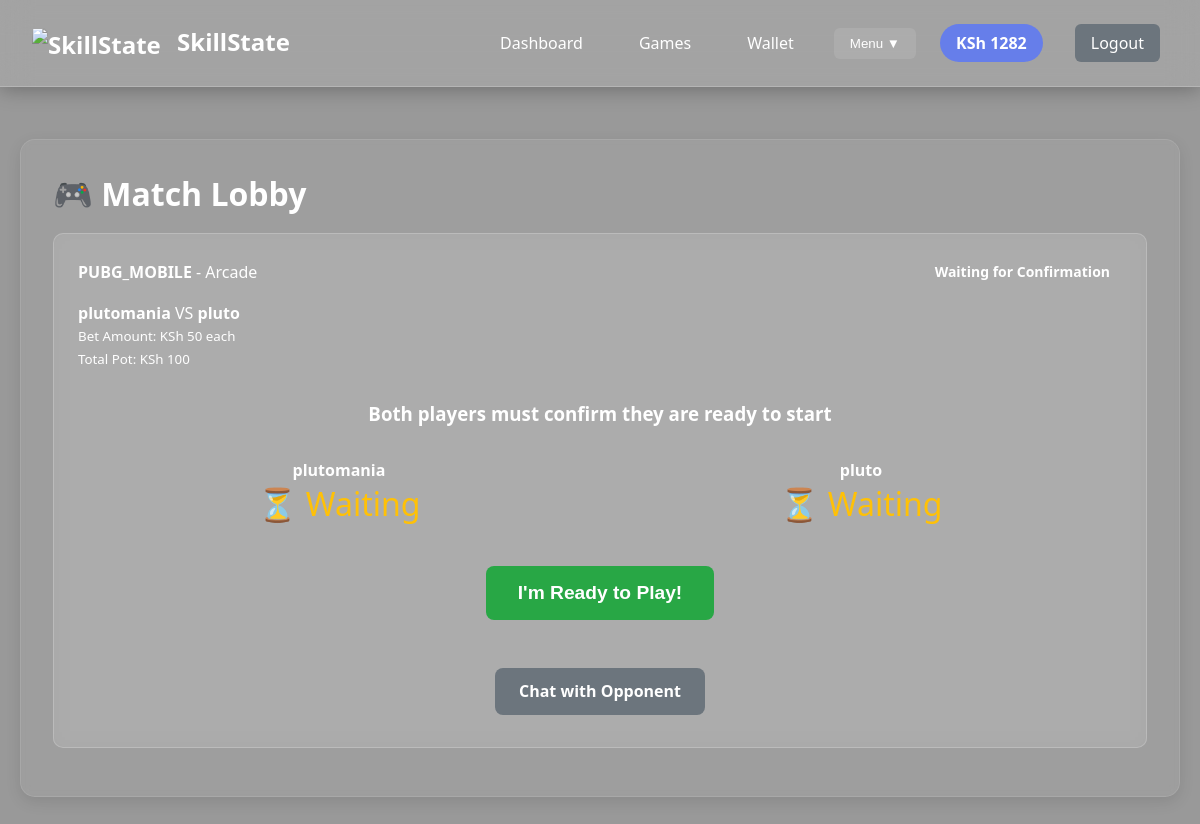
The app's page /match_lobby/2 (signed in) with its own data.
### tables this page shows
CREATE TABLE matches (
        id INTEGER PRIMARY KEY AUTOINCREMENT,
        game TEXT NOT NULL,
        player1_id INTEGER,
        player2_id INTEGER,
        bet_amount REAL NOT NULL,
        total_pot REAL NOT NULL,
        winner_id INTEGER,
        status TEXT DEFAULT 'pending',
        game_mode TEXT,
        created_at TIMESTAMP DEFAULT CURRENT_TIMESTAMP, lobby_code TEXT,
        FOREIGN KEY (player1_id) REFERENCES users (id),
        FOREIGN KEY (player2_id) REFERENCES users (id),
        FOREIGN KEY (winner_id) REFERENCES users (id)
    );

CREATE TABLE users (
        id INTEGER PRIMARY KEY AUTOINCREMENT,
        username TEXT UNIQUE NOT NULL,
        email TEXT UNIQUE NOT NULL,
        password TEXT NOT NULL,
        balance REAL DEFAULT 0.0,
        wins INTEGER DEFAULT 0,
        losses INTEGER DEFAULT 0,
        total_earnings REAL DEFAULT 0.0,
        created_at TIMESTAMP DEFAULT CURRENT_TIMESTAMP
    , failed_login_attempts INTEGER DEFAULT 0, last_login_attempt TIMESTAMP, account_locked BOOLEAN DEFAULT 0, suspicious_activity_score INTEGER DEFAULT 0, phone TEXT, referred_by INTEGER, referral_earnings REAL DEFAULT 0, referral_code TEXT);

### app.py (the view)
@app.route('/match_lobby/<int:match_id>')
def match_lobby(match_id):
    if 'user_id' not in session:
        return redirect(url_for('login'))
    conn = sqlite3.connect('gamebet.db')
    c = conn.cursor()
    c.execute('''SELECT m.*, u1.username as p1_name, u2.username as p2_name
                 FROM matches m
                 LEFT JOIN users u1 ON m.player1_id = u1.id
                 LEFT JOIN users u2 ON m.player2_id = u2.id
                 WHERE m.id = ? AND (m.player1_id = ? OR m.player2_id = ?)''',
                (match_id, session['user_id'], session['user_id']))
    match = c.fetchone()
    if not match:
        flash('Match not found!', 'error')
        conn.close()
        return redirect(url_for('matches'))
    c.execute('SELECT COUNT(*) FROM match_confirmations WHERE match_id = ? AND player_id = ?', (match_id, match[2]))
    p1_confirmed = c.fetchone()[0] > 0
    c.execute('SELECT COUNT(*) FROM match_confirmations WHERE match_id = ? AND player_id = ?', (match_id, match[3]))
    p2_confirmed = c.fetchone()[0] > 0 if match[3] else False
    c.execute('SELECT COUNT(*) FROM match_confirmations WHERE match_id = ? AND player_id = ?', (match_id, session['user_id']))
    user_confirmed = c.fetchone()[0] > 0
    print(f"Match ID: {match_id}")
    print(f"Player1 ID: {match[2]}, Player2 ID: {match[3]}")
    print(f"P1 confirmed: {p1_confirmed}, P2 confirmed: {p2_confirmed}")
    conn.close()
    return render_template('match_lobby.html', match=match,
                         p1_name=match[11], p2_name=match[12],
                         p1_confirmed=p1_confirmed, p2_confirmed=p2_confirmed,
                         user_confirmed=user_confirmed, p1_id=match[2], p2_id=match[3],
                         debug_info=f"P1:{match[2]} P2:{match[3]} P1_conf:{p1_confirmed} P2_conf:{p2_confirmed}")

### templates/match_lobby.html (shortened to what this page needs)
{% extends "base.html" %}
{% block content %}
<div class="card">
    <h1>🎮 Match Lobby</h1>
    <div class="match-card">
        <div class="match-header">
            <div><strong>{{ match[1].upper() }}</strong> - {{ match[8] or 'Standard' }}</div>
            <span class="status-badge">Waiting for Confirmation</span>
        </div>
        <div style="margin: 1rem 0;">
            <strong>{{ p1_name }}</strong> VS <strong>{{ p2_name }}</strong><br>
            <small>Bet Amount: KSh {{ "%.0f"|format(match[4]) }} each</small><br>
            <small>Total Pot: KSh {{ "%.0f"|format(match[5]) }}</small>
        </div>
        <div style="text-align: center; margin: 2rem 0;">
            <h3>Both players must confirm they are ready to start</h3>
            <div style="display: flex; justify-content: space-around; margin: 2rem 0;">
                <div style="text-align: center;">
                    <div><strong>{{ p1_name }}</strong></div>
                    {% if p1_confirmed %}
                        <div style="color: #28a745; font-size: 2rem;">✓ Ready</div>
                    {% else %}
                        <div style="color: #ffc107; font-size: 2rem;">⏳ Waiting</div>
                    {% endif %}
                </div>
                <div style="text-align: center;">
                    <div><strong>{{ p2_name or 'Player 2' }}</strong></div>
                    {% if p2_confirmed %}
                        <div style="color: #28a745; font-size: 2rem;">✓ Ready</div>
                    {% else %}
                        <div style="color: #ffc107; font-size: 2rem;">⏳ Waiting</div>
                    {% endif %}
                </div>
            </div>
            {% if not user_confirmed %}
                <form method="POST" action="{{ url_for('confirm_ready', match_id=match[0]) }}">
                    <button type="submit" class="btn btn-success" style="font-size: 1.2rem; padding: 1rem 2rem;">
                        I'm Ready to Play!
                    </button>
                </form>
            {% else %}
                <div style="color: #28a745; font-size: 1.2rem;">
                    ✓ You confirmed! Waiting for opponent...
                </div>
            {% endif %}
        </div>
        <div style="text-align: center;">
            <a href="{{ url_for('match_chat', match_id=match[0]) }}" class="btn btn-secondary">Chat with Opponent</a>
        </div>
    </div>
</div>
{% endblock %}

### templates/base.html (style rules this page uses)
* { margin: 0; padding: 0; box-sizing: border-box; z-index: auto; }
body { font-family: 'Segoe UI', sans-serif; background: linear-gradient(rgba(0,0,0,0.4), rgba(0,0,0,0.4)), url('https://images.unsplash.com/photo-1542751371-adc38448a05e?w=1920&h=1080&fit=crop&crop=center'); background-size: cover; background-attachment: fixed; min-height: 100vh; color: white; font-size: 16px; line-height: 1.4; position: relative; z-index: 0; }
.card { background: rgba(255, 255, 255, 0.05); backdrop-filter: blur(5px); border: 1px solid rgba(255, 255, 255, 0.1); border-radius: 15px; padding: 2rem; margin: 2rem 0; box-shadow: 0 5px 15px rgba(0,0,0,0.1); color: white; position: relative; z-index: 1; }
.btn { padding: 0.75rem 1.5rem; border: none; border-radius: 8px; font-weight: 600; cursor: pointer; background: linear-gradient(135deg, #667eea 0%, #764ba2 100%); color: white; text-decoration: none; display: inline-block; margin: 0.5rem; transition: transform 0.2s; }
.btn-success { background: #28a745; }
.btn-secondary { background: #6c757d; }
.match-card { border: 1px solid rgba(255, 255, 255, 0.2); border-radius: 10px; padding: 1.5rem; margin: 1rem 0; background: rgba(255, 255, 255, 0.1); backdrop-filter: blur(10px); color: white; }
.match-header { display: flex; justify-content: space-between; align-items: center; margin-bottom: 1rem; }
.status-badge { padding: 0.25rem 0.75rem; border-radius: 15px; font-size: 0.875rem; font-weight: 600; }

### records on screen
matches: game "PUBG_MOBILE", game_mode "Arcade", bet_amount "50", total_pot "100"
users: username "plutomania"
users: username "pluto"

### other values on screen
{{ "%.0f"|format(session.balance) }} "1282"
